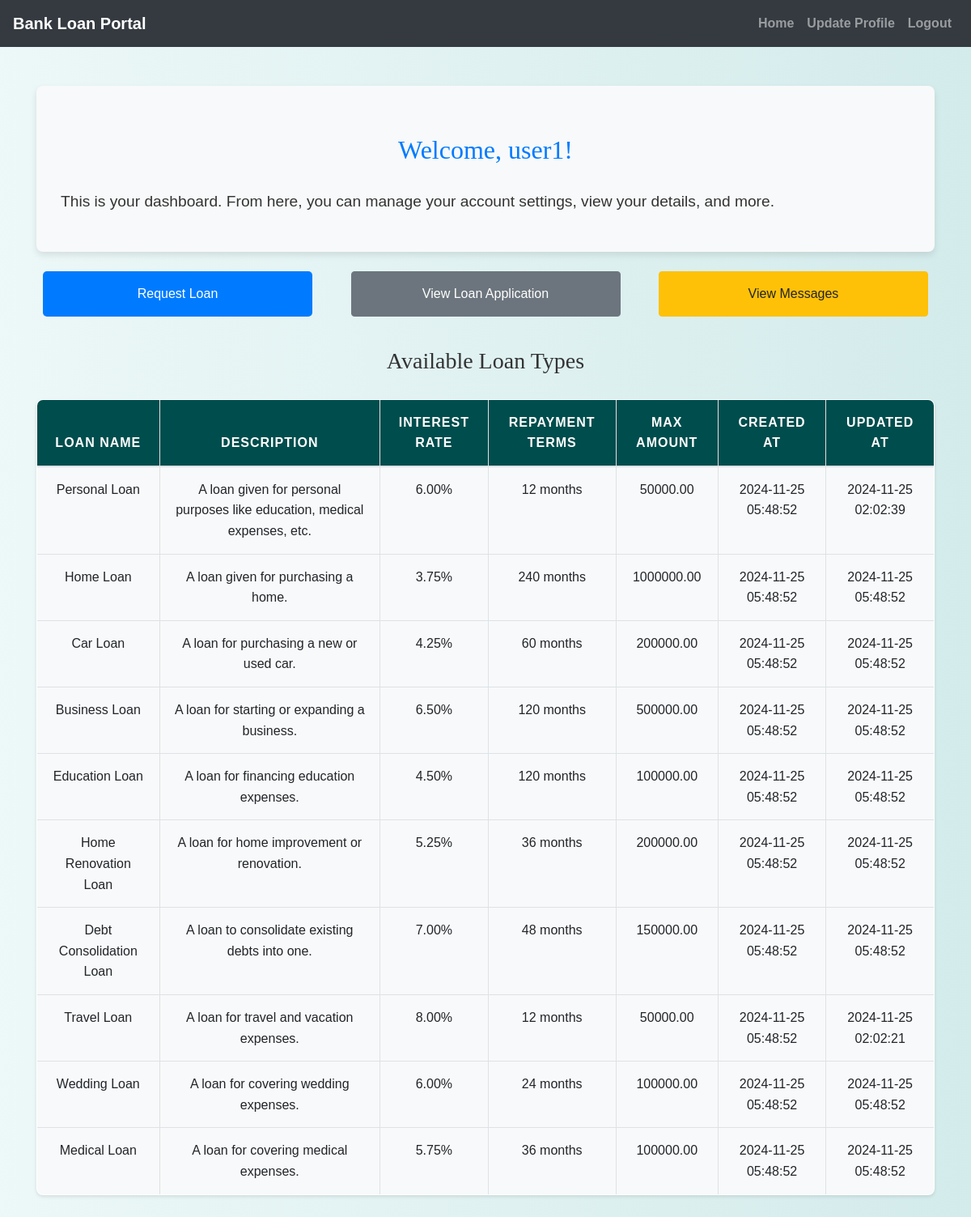
The page /home.php (signed in) on the database its author committed.
### tables this page shows
CREATE TABLE `users` (
  `id` int(11) NOT NULL,
  `username` varchar(50) NOT NULL,
  `password` varchar(255) NOT NULL,
  `email` varchar(100) NOT NULL,
  `phone` varchar(20) NOT NULL,
  `age` int(11) DEFAULT NULL,
  `full_name` varchar(255) NOT NULL,
  `bio` text DEFAULT NULL
);

CREATE TABLE `loan_types` (
  `loan_type_id` int(11) NOT NULL,
  `loan_name` varchar(255) NOT NULL,
  `description` text NOT NULL,
  `interest_rate` decimal(5,2) NOT NULL,
  `repayment_terms` int(11) NOT NULL,
  `max_amount` decimal(15,2) NOT NULL,
  `created_at` timestamp NOT NULL DEFAULT current_timestamp(),
  `updated_at` timestamp NOT NULL DEFAULT current_timestamp() ON UPDATE current_timestamp()
);

### home.php (the view, shortened to what this page needs)
<?php
include('config.php');
$user_id = $_SESSION["id"];
$sql = "SELECT username FROM users WHERE id = ?";
$stmt = $conn->prepare($sql);
$stmt->bind_param("i", $user_id);
$stmt->execute();
$stmt->store_result();
if ($stmt->num_rows == 1) {
    $stmt->bind_result($username);
} else {
    header("location: index.php");
    exit;
}
$sql_loans = "SELECT * FROM loan_types";
$result_loans = $conn->query($sql_loans);
?>
<!DOCTYPE html>
<html lang="en">
<head>
    <link rel="stylesheet" href="https://maxcdn.bootstrapcdn.com/bootstrap/4.5.2/css/bootstrap.min.css">
    <link rel="stylesheet" href="./css/style.css">
</head>
<body>
    <?php include('navbar.php'); ?>
    <div class="container mt-5">
        <div class="dashboard-welcome">
            <h2>Welcome, <?php echo htmlspecialchars($username); ?>!</h2>
            <p>This is your dashboard. From here, you can manage your account settings, view your details, and more.</p>
        </div>
        <div class="btn-container mt-3">
    <button class="btn btn-primary m-2" onclick="window.location.href='request_loan.php'">Request Loan</button>
    <button class="btn btn-secondary m-2" onclick="window.location.href='view_loan_application.php'">View Loan Application</button>
    <button class="btn btn-warning m-2" onclick="window.location.href='view_messages.php'">View Messages</button>
</div>
        <div class="loan-table">
            <h3>Available Loan Types</h3>
            <?php if ($result_loans->num_rows > 0) { ?>
                <table class="table table-bordered">
                    <thead>
                        <tr>
                            <th>Loan Name</th>
                            <th>Description</th>
                            <th>Interest Rate</th>
                            <th>Repayment Terms</th>
                            <th>Max Amount</th>
                            <th>Created At</th>
                            <th>Updated At</th>
                        </tr>
                    </thead>
                    <tbody>
                        <?php while ($row = $result_loans->fetch_assoc()) { ?>
                            <tr>
                                <td><?php echo htmlspecialchars($row['loan_name']); ?></td>
                                <td><?php echo htmlspecialchars($row['description']); ?></td>
                                <td><?php echo htmlspecialchars($row['interest_rate']); ?>%</td>
                                <td><?php echo htmlspecialchars($row['repayment_terms']); ?> months</td>
                                <td><?php echo htmlspecialchars($row['max_amount']); ?></td>
                                <td><?php echo htmlspecialchars($row['created_at']); ?></td>
                                <td><?php echo htmlspecialchars($row['updated_at']); ?></td>
                            </tr>
                        <?php } ?>
                    </tbody>
                </table>
            <?php } else { ?>
                <p>No loan types available at the moment.</p>
            <?php } ?>
        </div>
    </div>
</body>
</html>

### css/style.css (style rules this page uses)
body { background: linear-gradient(90deg, rgba(233, 246, 246, 0.831), rgba(207, 233, 233, 0.9)); font-family: 'Arial', sans-serif; color: #333; line-height: 1.6; }
h1, h2, h3, h4 { text-align: center; margin-top: 30px; margin-bottom: 30px; font-family: 'Georgia', serif; }
.container { margin-bottom: 40px; }
.table { width: 100%; border-collapse: collapse; margin-top: 20px; font-size: 16px; background-color: #ffffff; border-radius: 8px; overflow: hidden; box-shadow: 0 2px 4px rgba(0, 0, 0, 0.1); }
.table th, .table td { padding: 15px; border: 1px solid #dee2e6; text-align: center; }
.table thead th { background-color: #004d4d; color: white; font-weight: bold; text-transform: uppercase; letter-spacing: 1px; }
.table tbody tr:nth-child(odd) { background-color: #f8f9fa; }
.btn-primary { color: #fff; border: none; border-radius: 5px; cursor: pointer; transition: background-color 0.3s ease; }

### home.php (style rules this page uses)
.dashboard-welcome { background-color: #f8f9fa; padding: 30px; margin-top: 20px; border-radius: 8px; box-shadow: 0 4px 8px rgba(0, 0, 0, 0.1); }
.dashboard-welcome h2 { font-size: 2rem; color: #007bff; }
.dashboard-welcome p { font-size: 1.2rem; margin-top: 10px; }
.btn-container { display: flex; justify-content: space-between; margin-bottom: 30px; }
.btn-container .btn { width: 30%; padding: 15px; }
.loan-table { margin-top: 30px; }
.loan-table th, .loan-table td { text-align: center; }
.loan-table th { background-color: #007bff; color: white; }
.loan-table td { background-color: #f8f9fa; }

### rows shown on the page
users: username "user1"
loan_types: loan_name "Personal Loan", description "A loan given for personal purposes like education, medical expenses, etc.", interest_rate "6.00", repayment_terms "12", max_amount "50000.00", created_at "2024-11-25 05:48:52", updated_at "2024-11-25 02:02:39"
loan_types: loan_name "Home Loan", description "A loan given for purchasing a home.", interest_rate "3.75", repayment_terms "240", max_amount "1000000.00", created_at "2024-11-25 05:48:52", updated_at "2024-11-25 05:48:52"
loan_types: loan_name "Car Loan", description "A loan for purchasing a new or used car.", interest_rate "4.25", repayment_terms "60", max_amount "200000.00", created_at "2024-11-25 05:48:52", updated_at "2024-11-25 05:48:52"
loan_types: loan_name "Business Loan", description "A loan for starting or expanding a business.", interest_rate "6.50", repayment_terms "120", max_amount "500000.00", created_at "2024-11-25 05:48:52", updated_at "2024-11-25 05:48:52"
loan_types: loan_name "Education Loan", description "A loan for financing education expenses.", interest_rate "4.50", repayment_terms "120", max_amount "100000.00", created_at "2024-11-25 05:48:52", updated_at "2024-11-25 05:48:52"
loan_types: loan_name "Home Renovation Loan", description "A loan for home improvement or renovation.", interest_rate "5.25", repayment_terms "36", max_amount "200000.00", created_at "2024-11-25 05:48:52", updated_at "2024-11-25 05:48:52"
loan_types: loan_name "Debt Consolidation Loan", description "A loan to consolidate existing debts into one.", interest_rate "7.00", repayment_terms "48", max_amount "150000.00", created_at "2024-11-25 05:48:52", updated_at "2024-11-25 05:48:52"
loan_types: loan_name "Travel Loan", description "A loan for travel and vacation expenses.", interest_rate "8.00", repayment_terms "12", max_amount "50000.00", created_at "2024-11-25 05:48:52", updated_at "2024-11-25 02:02:21"
loan_types: loan_name "Wedding Loan", description "A loan for covering wedding expenses.", interest_rate "6.00", repayment_terms "24", max_amount "100000.00", created_at "2024-11-25 05:48:52", updated_at "2024-11-25 05:48:52"
loan_types: loan_name "Medical Loan", description "A loan for covering medical expenses.", interest_rate "5.75", repayment_terms "36", max_amount "100000.00", created_at "2024-11-25 05:48:52", updated_at "2024-11-25 05:48:52"
